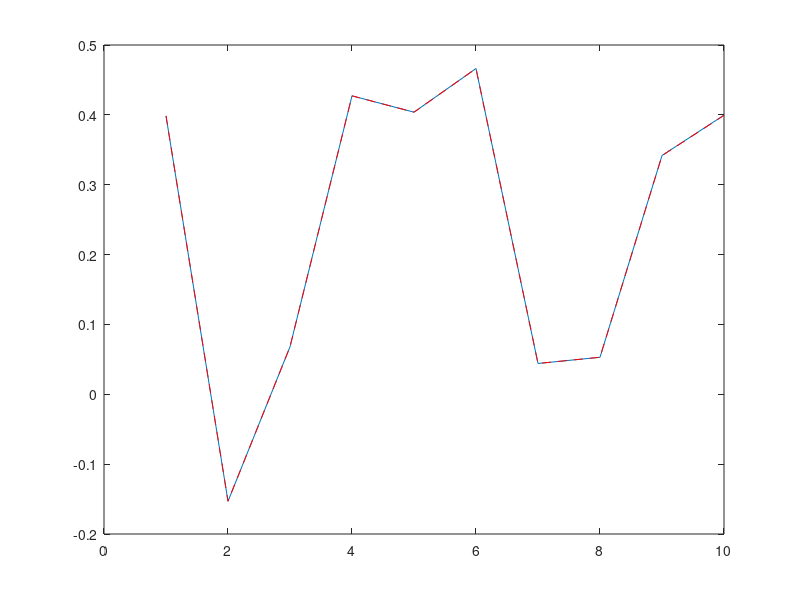
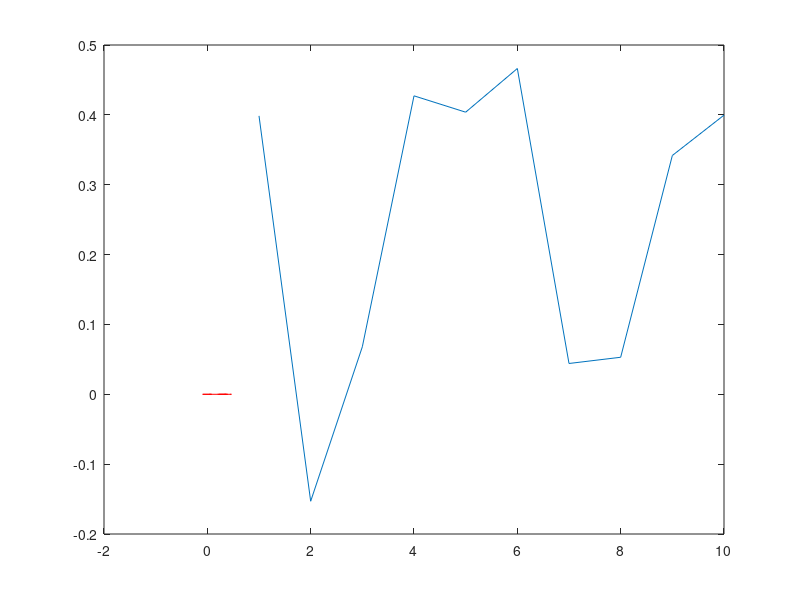

The MATLAB script that drew these images, in order:
for t = 1:10
    h(t) = rand-0.5;
end

x = [zeros(1,150) ones(1,40) zeros(1,150)];
y = conv(x,h);
y = y(1:length(x));

X = fft(x);
Y = fft(y);
H = Y./X;

for i = 2:length(X)
    if (isinf(H(i)) || isnan(H(i)))
        H(i) = (Y(i) - Y(i-1)) / (X(i) - X(i-1));
    end
end
new_h1 = real(ifft(H));

figure
plot(h)
hold on
plot(new_h1(1:length(h)), 'r--')

clear x y X Y H;

% for t = 1:10
%     h(t) = rand-0.5;
% end

for z = 1:20
x(z,:) = [zeros(1,150) ones(1,z) zeros(1,150-z)];
y_temp = conv(x(z,:),h);
y(z,:) = y_temp(1:length(x(z,:)));

X(z,:) = fft(x(z,:));
Y(z,:) = fft(y(z,:));
end

Y_sum = sum(Y,1);
X_sum = sum(X,1);
H = Y_sum./X_sum;

new_h2 = ifft(H);

figure
plot(h)
hold on
plot(new_h2(1:length(h)), 'r--')